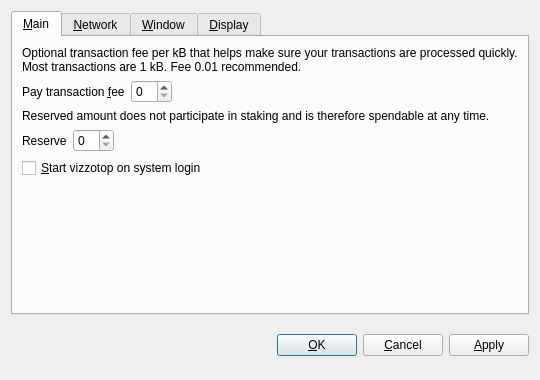
<?xml version="1.0" encoding="UTF-8"?>
<ui version="4.0">
 <class>OptionsDialog</class>
 <widget class="QDialog" name="OptionsDialog">
  <property name="geometry">
   <rect>
    <x>0</x>
    <y>0</y>
    <width>540</width>
    <height>380</height>
   </rect>
  </property>
  <property name="windowTitle">
   <string>Options</string>
  </property>
  <property name="modal">
   <bool>true</bool>
  </property>
  <layout class="QVBoxLayout" name="verticalLayout">
   <item>
    <widget class="QTabWidget" name="tabWidget">
     <property name="tabPosition">
      <enum>QTabWidget::North</enum>
     </property>
     <property name="currentIndex">
      <number>0</number>
     </property>
     <widget class="QWidget" name="tabMain">
      <attribute name="title">
       <string>&amp;Main</string>
      </attribute>
      <layout class="QVBoxLayout" name="verticalLayout_Main">
       <item>
        <widget class="QLabel" name="transactionFeeInfoLabel">
         <property name="text">
          <string>Optional transaction fee per kB that helps make sure your transactions are processed quickly. Most transactions are 1 kB. Fee 0.01 recommended.</string>
         </property>
         <property name="textFormat">
          <enum>Qt::PlainText</enum>
         </property>
         <property name="wordWrap">
          <bool>true</bool>
         </property>
        </widget>
       </item>
       <item>
        <layout class="QHBoxLayout" name="horizontalLayoutFee">
         <item>
          <widget class="QLabel" name="transactionFeeLabel">
           <property name="text">
            <string>Pay transaction &amp;fee</string>
           </property>
           <property name="textFormat">
            <enum>Qt::PlainText</enum>
           </property>
           <property name="buddy">
            <cstring>transactionFee</cstring>
           </property>
          </widget>
         </item>
         <item>
          <widget class="BitcoinAmountField" name="transactionFee"/>
         </item>
         <item>
          <spacer name="horizontalSpacerFee">
           <property name="orientation">
            <enum>Qt::Horizontal</enum>
           </property>
           <property name="sizeHint" stdset="0">
            <size>
             <width>40</width>
             <height>20</height>
            </size>
           </property>
          </spacer>
         </item>
        </layout>
       </item>
       <item>
        <widget class="QLabel" name="reserveBalanceInfoLabel">
         <property name="text">
          <string>Reserved amount does not participate in staking and is therefore spendable at any time.</string>
         </property>
         <property name="textFormat">
          <enum>Qt::PlainText</enum>
         </property>
         <property name="wordWrap">
          <bool>true</bool>
         </property>
        </widget>
       </item>
       <item>
        <layout class="QHBoxLayout" name="horizontalLayoutReserveBalance">
         <item>
          <widget class="QLabel" name="reserveBalanceLabel">
           <property name="text">
            <string>Reserve</string>
           </property>
           <property name="textFormat">
            <enum>Qt::PlainText</enum>
           </property>
           <property name="buddy">
            <cstring>reserveBalance</cstring>
           </property>
          </widget>
         </item>
         <item>
          <widget class="BitcoinAmountField" name="reserveBalance"/>
         </item>
         <item>
          <spacer name="horizontalSpacerReserveBalance">
           <property name="orientation">
            <enum>Qt::Horizontal</enum>
           </property>
           <property name="sizeHint" stdset="0">
            <size>
             <width>40</width>
             <height>20</height>
            </size>
           </property>
          </spacer>
         </item>
        </layout>
       </item>
       <item>
        <widget class="QCheckBox" name="bitcoinAtStartup">
         <property name="toolTip">
          <string>Automatically start vizzotop after logging in to the system.</string>
         </property>
         <property name="text">
          <string>&amp;Start vizzotop on system login</string>
         </property>
        </widget>
       </item>
       <item>
        <spacer name="verticalSpacer_Main">
         <property name="orientation">
          <enum>Qt::Vertical</enum>
         </property>
         <property name="sizeHint" stdset="0">
          <size>
           <width>20</width>
           <height>40</height>
          </size>
         </property>
        </spacer>
       </item>
      </layout>
     </widget>
     <widget class="QWidget" name="tabNetwork">
      <attribute name="title">
       <string>&amp;Network</string>
      </attribute>
      <layout class="QVBoxLayout" name="verticalLayout_Network">
       <item>
        <widget class="QCheckBox" name="mapPortUpnp">
         <property name="toolTip">
          <string>Automatically open the vizzotop client port on the router. This only works when your router supports UPnP and it is enabled.</string>
         </property>
         <property name="text">
          <string>Map port using &amp;UPnP</string>
         </property>
        </widget>
       </item>
       <item>
        <widget class="QCheckBox" name="connectSocks">
         <property name="toolTip">
          <string>Connect to the vizzotop network through a SOCKS5 proxy (e.g. when connecting through Tor).</string>
         </property>
         <property name="text">
          <string>&amp;Connect through SOCKS5 proxy:</string>
         </property>
        </widget>
       </item>
       <item>
        <layout class="QHBoxLayout" name="horizontalLayout_Network">
         <item>
          <widget class="QLabel" name="proxyIpLabel">
           <property name="text">
            <string>Proxy &amp;IP:</string>
           </property>
           <property name="textFormat">
            <enum>Qt::PlainText</enum>
           </property>
           <property name="buddy">
            <cstring>proxyIp</cstring>
           </property>
          </widget>
         </item>
         <item>
          <widget class="QValidatedLineEdit" name="proxyIp">
           <property name="maximumSize">
            <size>
             <width>140</width>
             <height>16777215</height>
            </size>
           </property>
           <property name="toolTip">
            <string>IP address of the proxy (e.g. 127.0.0.1)</string>
           </property>
          </widget>
         </item>
         <item>
          <widget class="QLabel" name="proxyPortLabel">
           <property name="text">
            <string>&amp;Port:</string>
           </property>
           <property name="textFormat">
            <enum>Qt::PlainText</enum>
           </property>
           <property name="buddy">
            <cstring>proxyPort</cstring>
           </property>
          </widget>
         </item>
         <item>
          <widget class="QLineEdit" name="proxyPort">
           <property name="maximumSize">
            <size>
             <width>55</width>
             <height>16777215</height>
            </size>
           </property>
           <property name="toolTip">
            <string>Port of the proxy (e.g. 9050)</string>
           </property>
          </widget>
         </item>
         <item>
          <spacer name="horizontalSpacer_Network">
           <property name="orientation">
            <enum>Qt::Horizontal</enum>
           </property>
           <property name="sizeHint" stdset="0">
            <size>
             <width>40</width>
             <height>20</height>
            </size>
           </property>
          </spacer>
         </item>
        </layout>
       </item>
       <item>
        <spacer name="verticalSpacer_Network">
         <property name="orientation">
          <enum>Qt::Vertical</enum>
         </property>
         <property name="sizeHint" stdset="0">
          <size>
           <width>20</width>
           <height>40</height>
          </size>
         </property>
        </spacer>
       </item>
      </layout>
     </widget>
     <widget class="QWidget" name="tabWindow">
      <attribute name="title">
       <string>&amp;Window</string>
      </attribute>
      <layout class="QVBoxLayout" name="verticalLayout_Window">
       <item>
        <widget class="QCheckBox" name="minimizeToTray">
         <property name="toolTip">
          <string>Show only a tray icon after minimizing the window.</string>
         </property>
         <property name="text">
          <string>&amp;Minimize to the tray instead of the taskbar</string>
         </property>
        </widget>
       </item>
       <item>
        <widget class="QCheckBox" name="minimizeOnClose">
         <property name="toolTip">
          <string>Minimize instead of exit the application when the window is closed. When this option is enabled, the application will be closed only after selecting Quit in the menu.</string>
         </property>
         <property name="text">
          <string>M&amp;inimize on close</string>
         </property>
        </widget>
       </item>
       <item>
        <spacer name="verticalSpacer_Window">
         <property name="orientation">
          <enum>Qt::Vertical</enum>
         </property>
         <property name="sizeHint" stdset="0">
          <size>
           <width>20</width>
           <height>40</height>
          </size>
         </property>
        </spacer>
       </item>
      </layout>
     </widget>
     <widget class="QWidget" name="tabDisplay">
      <attribute name="title">
       <string>&amp;Display</string>
      </attribute>
      <layout class="QVBoxLayout" name="verticalLayout_Display">
       <item>
        <layout class="QHBoxLayout" name="horizontalLayout_1_Display">
         <item>
          <widget class="QLabel" name="langLabel">
           <property name="text">
            <string>User Interface &amp;language:</string>
           </property>
           <property name="textFormat">
            <enum>Qt::PlainText</enum>
           </property>
           <property name="buddy">
            <cstring>lang</cstring>
           </property>
          </widget>
         </item>
         <item>
          <widget class="QValueComboBox" name="lang">
           <property name="toolTip">
            <string>The user interface language can be set here. This setting will take effect after restarting vizzotop.</string>
           </property>
          </widget>
         </item>
        </layout>
       </item>
       <item>
        <layout class="QHBoxLayout" name="horizontalLayout_2_Display">
         <item>
          <widget class="QLabel" name="unitLabel">
           <property name="text">
            <string>&amp;Unit to show amounts in:</string>
           </property>
           <property name="textFormat">
            <enum>Qt::PlainText</enum>
           </property>
           <property name="buddy">
            <cstring>unit</cstring>
           </property>
          </widget>
         </item>
         <item>
          <widget class="QValueComboBox" name="unit">
           <property name="toolTip">
            <string>Choose the default subdivision unit to show in the interface and when sending coins.</string>
           </property>
          </widget>
         </item>
        </layout>
       </item>
       <item>
        <widget class="QCheckBox" name="coinControlFeatures">
         <property name="toolTip">
          <string>Whether to show coin control features or not.</string>
         </property>
         <property name="text">
          <string>Display coin &amp;control features (experts only!)</string>
         </property>
        </widget>
       </item>
       <item>
        <widget class="QCheckBox" name="minimizeCoinAge">
         <property name="toolTip">
          <string>Whether to select the coin outputs randomly or with minimal coin age.</string>
         </property>
         <property name="text">
          <string>Minimize weight consumption (experimental)</string>
         </property>
        </widget>
       </item>
       <item>
        <widget class="QCheckBox" name="useBlackTheme">
         <property name="text">
          <string>Use black visual theme (requires restart)</string>
         </property>
        </widget>
       </item>
       <item>
        <spacer name="verticalSpacer_Display">
         <property name="orientation">
          <enum>Qt::Vertical</enum>
         </property>
         <property name="sizeHint" stdset="0">
          <size>
           <width>20</width>
           <height>40</height>
          </size>
         </property>
        </spacer>
       </item>
      </layout>
     </widget>
    </widget>
   </item>
   <item>
    <layout class="QHBoxLayout" name="horizontalLayout_Buttons">
     <item>
      <spacer name="horizontalSpacer_1">
       <property name="orientation">
        <enum>Qt::Horizontal</enum>
       </property>
       <property name="sizeHint" stdset="0">
        <size>
         <width>40</width>
         <height>48</height>
        </size>
       </property>
      </spacer>
     </item>
     <item>
      <widget class="QLabel" name="statusLabel">
       <property name="font">
        <font>
         <weight>75</weight>
         <bold>true</bold>
        </font>
       </property>
       <property name="text">
        <string/>
       </property>
       <property name="textFormat">
        <enum>Qt::PlainText</enum>
       </property>
       <property name="wordWrap">
        <bool>true</bool>
       </property>
      </widget>
     </item>
     <item>
      <spacer name="horizontalSpacer_2">
       <property name="orientation">
        <enum>Qt::Horizontal</enum>
       </property>
       <property name="sizeHint" stdset="0">
        <size>
         <width>40</width>
         <height>48</height>
        </size>
       </property>
      </spacer>
     </item>
     <item>
      <widget class="QPushButton" name="okButton">
       <property name="text">
        <string>&amp;OK</string>
       </property>
      </widget>
     </item>
     <item>
      <widget class="QPushButton" name="cancelButton">
       <property name="text">
        <string>&amp;Cancel</string>
       </property>
       <property name="autoDefault">
        <bool>false</bool>
       </property>
      </widget>
     </item>
     <item>
      <widget class="QPushButton" name="applyButton">
       <property name="text">
        <string>&amp;Apply</string>
       </property>
       <property name="autoDefault">
        <bool>false</bool>
       </property>
      </widget>
     </item>
    </layout>
   </item>
  </layout>
 </widget>
 <customwidgets>
  <customwidget>
   <class>BitcoinAmountField</class>
   <extends>QSpinBox</extends>
   <header>bitcoinamountfield.h</header>
  </customwidget>
  <customwidget>
   <class>QValueComboBox</class>
   <extends>QComboBox</extends>
   <header>qvaluecombobox.h</header>
  </customwidget>
  <customwidget>
   <class>QValidatedLineEdit</class>
   <extends>QLineEdit</extends>
   <header>qvalidatedlineedit.h</header>
  </customwidget>
 </customwidgets>
 <resources/>
 <connections/>
</ui>
